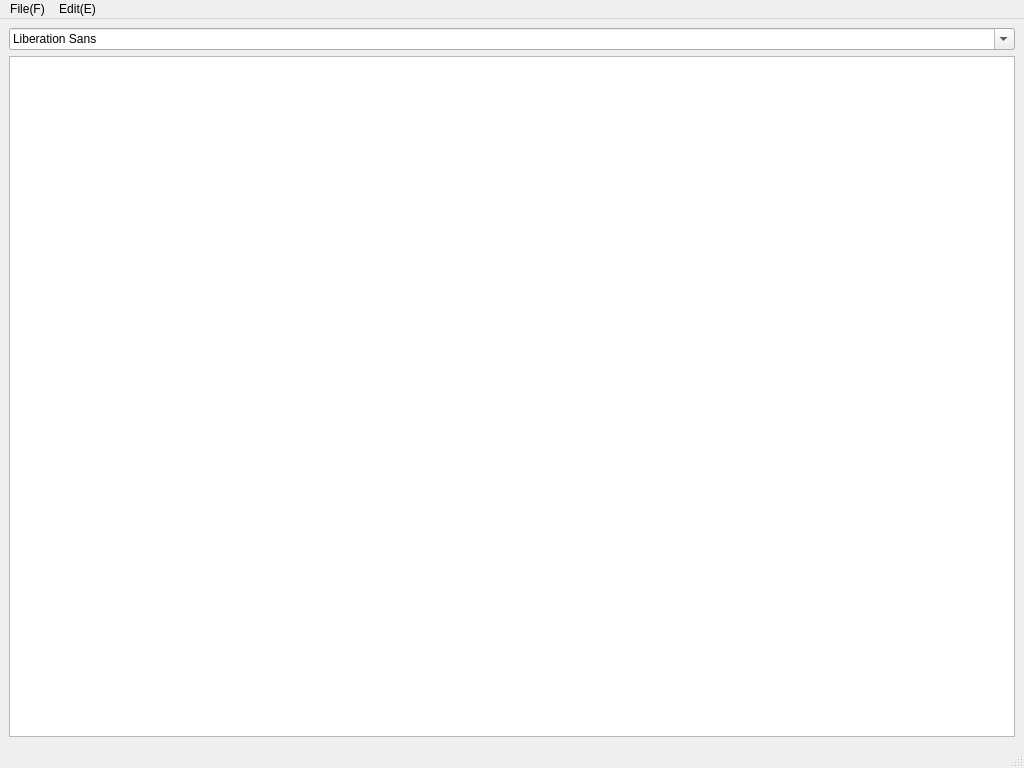
<?xml version="1.0" encoding="UTF-8"?>
<ui version="4.0">
 <class>zword</class>
 <widget class="QMainWindow" name="zword">
  <property name="geometry">
   <rect>
    <x>0</x>
    <y>0</y>
    <width>1024</width>
    <height>768</height>
   </rect>
  </property>
  <property name="sizePolicy">
   <sizepolicy hsizetype="Preferred" vsizetype="Preferred">
    <horstretch>0</horstretch>
    <verstretch>0</verstretch>
   </sizepolicy>
  </property>
  <property name="windowTitle">
   <string>zword</string>
  </property>
  <widget class="QWidget" name="centralwidget">
   <property name="enabled">
    <bool>true</bool>
   </property>
   <layout class="QGridLayout" name="gridLayout">
    <item row="1" column="0">
     <widget class="QTextEdit" name="textEdit">
      <property name="cursor" stdset="0">
       <cursorShape>IBeamCursor</cursorShape>
      </property>
     </widget>
    </item>
    <item row="0" column="0">
     <widget class="QFontComboBox" name="fontComboBox"/>
    </item>
   </layout>
  </widget>
  <widget class="QMenuBar" name="menubar">
   <property name="geometry">
    <rect>
     <x>0</x>
     <y>0</y>
     <width>1024</width>
     <height>17</height>
    </rect>
   </property>
   <widget class="QMenu" name="menuFile">
    <property name="title">
     <string>File(F)</string>
    </property>
    <addaction name="actionNew_File"/>
    <addaction name="actionOpen_File"/>
    <addaction name="actionSave_File"/>
    <addaction name="actionSave_As"/>
    <addaction name="separator"/>
    <addaction name="actionPrint"/>
    <addaction name="actionExit"/>
   </widget>
   <widget class="QMenu" name="menuEdit">
    <property name="title">
     <string>Edit(E)</string>
    </property>
    <addaction name="actionCopy"/>
    <addaction name="actionCut"/>
    <addaction name="actionPaste"/>
    <addaction name="separator"/>
    <addaction name="actionUndo"/>
    <addaction name="actionRedo"/>
    <addaction name="separator"/>
    <addaction name="actionSelect_All"/>
    <addaction name="actionFind"/>
   </widget>
   <addaction name="menuFile"/>
   <addaction name="menuEdit"/>
  </widget>
  <widget class="QStatusBar" name="statusbar"/>
  <action name="actionNew_File">
   <property name="text">
    <string>New File...</string>
   </property>
   <property name="iconText">
    <string>New...</string>
   </property>
   <property name="shortcut">
    <string>Ctrl+N</string>
   </property>
  </action>
  <action name="actionOpen_File">
   <property name="text">
    <string>Open File...</string>
   </property>
   <property name="iconText">
    <string>Open...</string>
   </property>
   <property name="shortcut">
    <string>Ctrl+O</string>
   </property>
  </action>
  <action name="actionSave_File">
   <property name="text">
    <string>Save File...</string>
   </property>
   <property name="shortcut">
    <string>Ctrl+S</string>
   </property>
  </action>
  <action name="actionCopy">
   <property name="text">
    <string>Copy</string>
   </property>
   <property name="shortcut">
    <string>Ctrl+C</string>
   </property>
  </action>
  <action name="actionCut">
   <property name="text">
    <string>Cut</string>
   </property>
   <property name="shortcut">
    <string>Ctrl+X</string>
   </property>
  </action>
  <action name="actionPaste">
   <property name="text">
    <string>Paste</string>
   </property>
   <property name="shortcut">
    <string>Ctrl+V</string>
   </property>
  </action>
  <action name="actionUndo">
   <property name="text">
    <string>Undo</string>
   </property>
   <property name="shortcut">
    <string>Ctrl+Z</string>
   </property>
  </action>
  <action name="actionRedo">
   <property name="text">
    <string>Redo</string>
   </property>
   <property name="shortcut">
    <string>Ctrl+Y</string>
   </property>
  </action>
  <action name="actionSelect_All">
   <property name="text">
    <string>Select All</string>
   </property>
   <property name="shortcut">
    <string>Ctrl+A</string>
   </property>
  </action>
  <action name="actionFind">
   <property name="text">
    <string>Find</string>
   </property>
   <property name="shortcut">
    <string>Ctrl+F</string>
   </property>
  </action>
  <action name="actionSave_As">
   <property name="text">
    <string>Save As...</string>
   </property>
   <property name="shortcut">
    <string>Alt+S</string>
   </property>
  </action>
  <action name="actionPrint">
   <property name="text">
    <string>Print</string>
   </property>
   <property name="shortcut">
    <string>Ctrl+P</string>
   </property>
  </action>
  <action name="actionExit">
   <property name="text">
    <string>Exit</string>
   </property>
  </action>
 </widget>
 <resources/>
 <connections/>
</ui>
